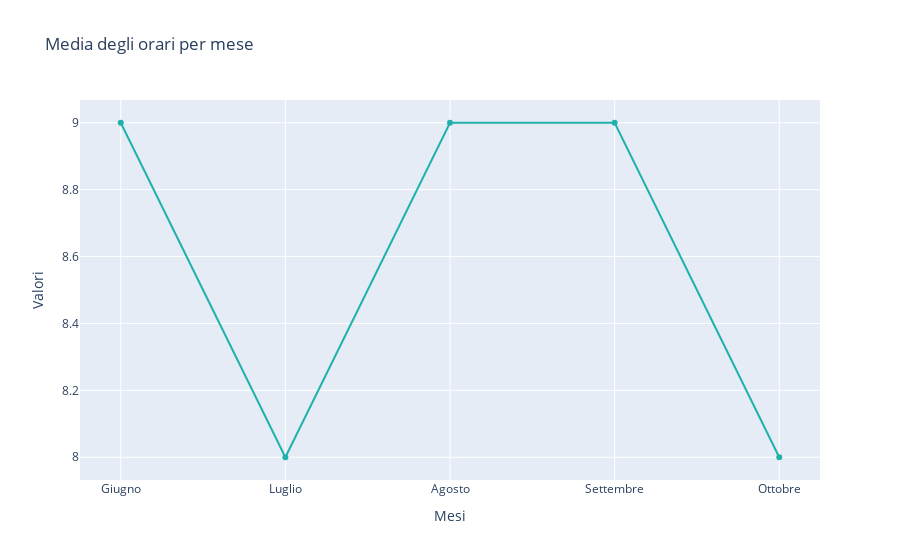

Notebook code for this chart:
### Code cell
plot_grafico(orari, 'Media degli orari per mese')

### Figure 1 — Plotly figure (JSON) as saved in the notebook; plotly's stock layout.template omitted (floating-point values rounded to 4 significant figures)
{"data": [{"line": {"color": "lightseagreen"}, "mode": "lines+markers", "name": "f", "type": "scatter", "x": ["Giugno", "Luglio", "Agosto", "Settembre", "Ottobre"], "y": [9, 8, 9, 9, 8]}], "layout": {"title": {"text": "Media degli orari per mese"}, "xaxis": {"title": {"text": "Mesi"}}, "yaxis": {"title": {"text": "Valori"}}}}
